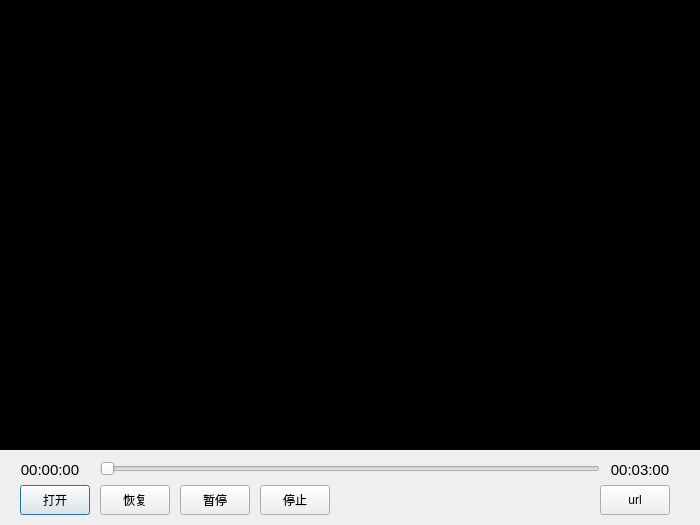
<?xml version="1.0" encoding="UTF-8"?>
<ui version="4.0">
 <class>PlayerDialog</class>
 <widget class="QDialog" name="PlayerDialog">
  <property name="geometry">
   <rect>
    <x>0</x>
    <y>0</y>
    <width>700</width>
    <height>525</height>
   </rect>
  </property>
  <property name="minimumSize">
   <size>
    <width>700</width>
    <height>525</height>
   </size>
  </property>
  <property name="maximumSize">
   <size>
    <width>700</width>
    <height>525</height>
   </size>
  </property>
  <property name="windowTitle">
   <string>PlayerDialog</string>
  </property>
  <widget class="QPushButton" name="m_openPB">
   <property name="geometry">
    <rect>
     <x>20</x>
     <y>485</y>
     <width>70</width>
     <height>30</height>
    </rect>
   </property>
   <property name="text">
    <string>打开</string>
   </property>
  </widget>
  <widget class="QWidget" name="widget" native="true">
   <property name="geometry">
    <rect>
     <x>0</x>
     <y>0</y>
     <width>700</width>
     <height>450</height>
    </rect>
   </property>
   <property name="styleSheet">
    <string notr="true">background-color: rgb(0, 0, 0);</string>
   </property>
   <widget class="QLabel" name="m_showLabel">
    <property name="geometry">
     <rect>
      <x>0</x>
      <y>0</y>
      <width>700</width>
      <height>450</height>
     </rect>
    </property>
    <property name="text">
     <string/>
    </property>
   </widget>
  </widget>
  <widget class="QLabel" name="m_curtTimeLabel">
   <property name="geometry">
    <rect>
     <x>10</x>
     <y>460</y>
     <width>80</width>
     <height>20</height>
    </rect>
   </property>
   <property name="font">
    <font>
     <pointsize>11</pointsize>
    </font>
   </property>
   <property name="text">
    <string>00:00:00</string>
   </property>
   <property name="alignment">
    <set>Qt::AlignCenter</set>
   </property>
  </widget>
  <widget class="QSlider" name="m_progressSlider">
   <property name="geometry">
    <rect>
     <x>100</x>
     <y>460</y>
     <width>500</width>
     <height>18</height>
    </rect>
   </property>
   <property name="orientation">
    <enum>Qt::Horizontal</enum>
   </property>
  </widget>
  <widget class="QLabel" name="m_totalTimeLabel">
   <property name="geometry">
    <rect>
     <x>600</x>
     <y>460</y>
     <width>80</width>
     <height>20</height>
    </rect>
   </property>
   <property name="font">
    <font>
     <pointsize>11</pointsize>
    </font>
   </property>
   <property name="text">
    <string>00:03:00</string>
   </property>
   <property name="alignment">
    <set>Qt::AlignCenter</set>
   </property>
  </widget>
  <widget class="QPushButton" name="m_resumePB">
   <property name="geometry">
    <rect>
     <x>100</x>
     <y>485</y>
     <width>70</width>
     <height>30</height>
    </rect>
   </property>
   <property name="text">
    <string>恢复</string>
   </property>
  </widget>
  <widget class="QPushButton" name="m_pausePB">
   <property name="geometry">
    <rect>
     <x>180</x>
     <y>485</y>
     <width>70</width>
     <height>30</height>
    </rect>
   </property>
   <property name="text">
    <string>暂停</string>
   </property>
  </widget>
  <widget class="QPushButton" name="m_stopPB">
   <property name="geometry">
    <rect>
     <x>260</x>
     <y>485</y>
     <width>70</width>
     <height>30</height>
    </rect>
   </property>
   <property name="text">
    <string>停止</string>
   </property>
  </widget>
  <widget class="QPushButton" name="m_setUrlPB">
   <property name="geometry">
    <rect>
     <x>600</x>
     <y>485</y>
     <width>70</width>
     <height>30</height>
    </rect>
   </property>
   <property name="text">
    <string>url</string>
   </property>
  </widget>
 </widget>
 <resources/>
 <connections/>
</ui>
